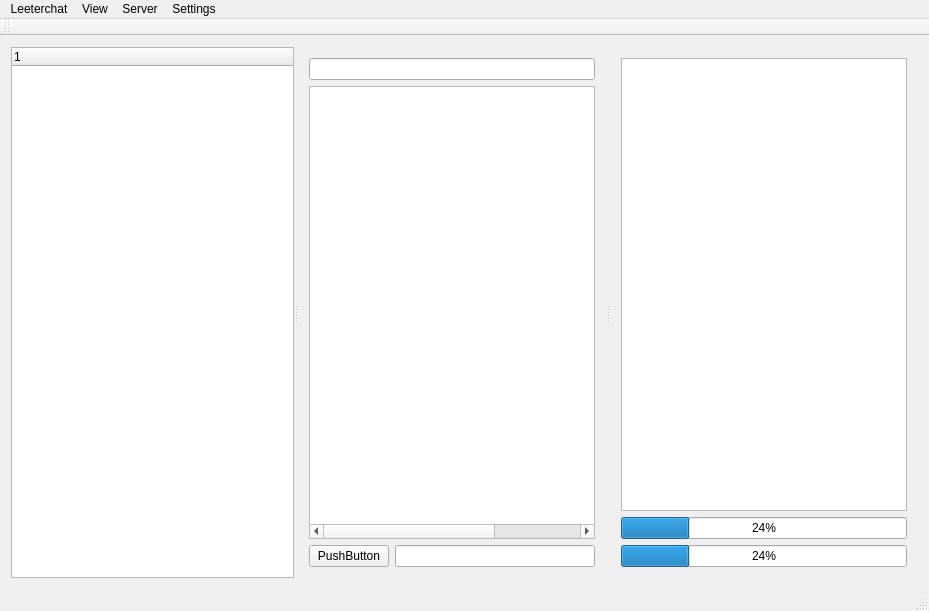
<?xml version="1.0" encoding="UTF-8"?>
<ui version="4.0">
 <class>MainWindow</class>
 <widget class="QMainWindow" name="MainWindow">
  <property name="enabled">
   <bool>true</bool>
  </property>
  <property name="geometry">
   <rect>
    <x>0</x>
    <y>0</y>
    <width>929</width>
    <height>611</height>
   </rect>
  </property>
  <property name="windowTitle">
   <string>MainWindow</string>
  </property>
  <widget class="QWidget" name="centralWidget">
   <property name="sizePolicy">
    <sizepolicy hsizetype="Maximum" vsizetype="Maximum">
     <horstretch>0</horstretch>
     <verstretch>0</verstretch>
    </sizepolicy>
   </property>
   <property name="autoFillBackground">
    <bool>true</bool>
   </property>
   <layout class="QVBoxLayout" name="verticalLayout_3">
    <item>
     <widget class="QSplitter" name="splitter">
      <property name="orientation">
       <enum>Qt::Horizontal</enum>
      </property>
      <widget class="QTreeWidget" name="treeWidget">
       <property name="sizePolicy">
        <sizepolicy hsizetype="MinimumExpanding" vsizetype="Expanding">
         <horstretch>0</horstretch>
         <verstretch>0</verstretch>
        </sizepolicy>
       </property>
       <property name="minimumSize">
        <size>
         <width>40</width>
         <height>0</height>
        </size>
       </property>
       <column>
        <property name="text">
         <string notr="true">1</string>
        </property>
       </column>
      </widget>
      <widget class="QWidget" name="">
       <layout class="QVBoxLayout" name="verticalLayout">
        <item>
         <widget class="QLineEdit" name="lineEdit_2"/>
        </item>
        <item>
         <widget class="QTableWidget" name="textOutput">
          <property name="lineWidth">
           <number>1</number>
          </property>
          <attribute name="horizontalHeaderVisible">
           <bool>false</bool>
          </attribute>
          <attribute name="horizontalHeaderStretchLastSection">
           <bool>true</bool>
          </attribute>
          <attribute name="verticalHeaderVisible">
           <bool>false</bool>
          </attribute>
          <attribute name="verticalHeaderDefaultSectionSize">
           <number>18</number>
          </attribute>
          <attribute name="verticalHeaderMinimumSectionSize">
           <number>18</number>
          </attribute>
          <column>
           <property name="text">
            <string>timestamp</string>
           </property>
          </column>
          <column>
           <property name="text">
            <string>nick</string>
           </property>
           <property name="textAlignment">
            <set>AlignRight|AlignVCenter</set>
           </property>
          </column>
          <column>
           <property name="text">
            <string>text</string>
           </property>
          </column>
         </widget>
        </item>
        <item>
         <layout class="QHBoxLayout" name="horizontalLayout">
          <item>
           <widget class="QPushButton" name="pushButton">
            <property name="text">
             <string>PushButton</string>
            </property>
           </widget>
          </item>
          <item>
           <widget class="QLineEdit" name="textInput"/>
          </item>
         </layout>
        </item>
       </layout>
      </widget>
      <widget class="QWidget" name="">
       <layout class="QVBoxLayout" name="verticalLayout_2">
        <property name="sizeConstraint">
         <enum>QLayout::SetMinimumSize</enum>
        </property>
        <item>
         <widget class="QListWidget" name="listWidget">
          <property name="sizePolicy">
           <sizepolicy hsizetype="MinimumExpanding" vsizetype="Expanding">
            <horstretch>0</horstretch>
            <verstretch>0</verstretch>
           </sizepolicy>
          </property>
          <property name="minimumSize">
           <size>
            <width>40</width>
            <height>0</height>
           </size>
          </property>
         </widget>
        </item>
        <item>
         <widget class="QProgressBar" name="progressBar">
          <property name="value">
           <number>24</number>
          </property>
         </widget>
        </item>
        <item>
         <widget class="QProgressBar" name="progressBar_2">
          <property name="value">
           <number>24</number>
          </property>
         </widget>
        </item>
       </layout>
      </widget>
     </widget>
    </item>
   </layout>
  </widget>
  <widget class="QMenuBar" name="menuBar">
   <property name="geometry">
    <rect>
     <x>0</x>
     <y>0</y>
     <width>929</width>
     <height>25</height>
    </rect>
   </property>
   <widget class="QMenu" name="menuView">
    <property name="title">
     <string>View</string>
    </property>
   </widget>
   <widget class="QMenu" name="menuServer">
    <property name="title">
     <string>Server</string>
    </property>
   </widget>
   <widget class="QMenu" name="menuSettings">
    <property name="title">
     <string>Settings</string>
    </property>
   </widget>
   <widget class="QMenu" name="menuLeeterchat">
    <property name="title">
     <string>Leeterchat</string>
    </property>
    <addaction name="actionNetwork_List"/>
    <addaction name="separator"/>
    <addaction name="actionNew"/>
    <addaction name="separator"/>
    <addaction name="actionLoad_Plugin_or_Script"/>
    <addaction name="separator"/>
    <addaction name="actionDetach"/>
    <addaction name="actionClose"/>
    <addaction name="separator"/>
    <addaction name="actionQuit"/>
   </widget>
   <addaction name="menuLeeterchat"/>
   <addaction name="menuView"/>
   <addaction name="menuServer"/>
   <addaction name="menuSettings"/>
  </widget>
  <widget class="QToolBar" name="mainToolBar">
   <attribute name="toolBarArea">
    <enum>TopToolBarArea</enum>
   </attribute>
   <attribute name="toolBarBreak">
    <bool>false</bool>
   </attribute>
  </widget>
  <widget class="QStatusBar" name="statusBar"/>
  <action name="actionQuit">
   <property name="text">
    <string>Quit</string>
   </property>
   <property name="shortcut">
    <string>Ctrl+Q</string>
   </property>
  </action>
  <action name="actionNetwork_List">
   <property name="enabled">
    <bool>true</bool>
   </property>
   <property name="text">
    <string>Network List</string>
   </property>
  </action>
  <action name="actionNew">
   <property name="text">
    <string>New</string>
   </property>
  </action>
  <action name="actionLoad_Plugin_or_Script">
   <property name="text">
    <string>Load Plugin or Script</string>
   </property>
  </action>
  <action name="actionDetach">
   <property name="text">
    <string>Detach</string>
   </property>
  </action>
  <action name="actionClose">
   <property name="text">
    <string>Close</string>
   </property>
  </action>
 </widget>
 <layoutdefault spacing="6" margin="11"/>
 <resources/>
 <connections>
  <connection>
   <sender>actionQuit</sender>
   <signal>triggered()</signal>
   <receiver>MainWindow</receiver>
   <slot>close()</slot>
   <hints>
    <hint type="sourcelabel">
     <x>-1</x>
     <y>-1</y>
    </hint>
    <hint type="destinationlabel">
     <x>464</x>
     <y>305</y>
    </hint>
   </hints>
  </connection>
 </connections>
</ui>
